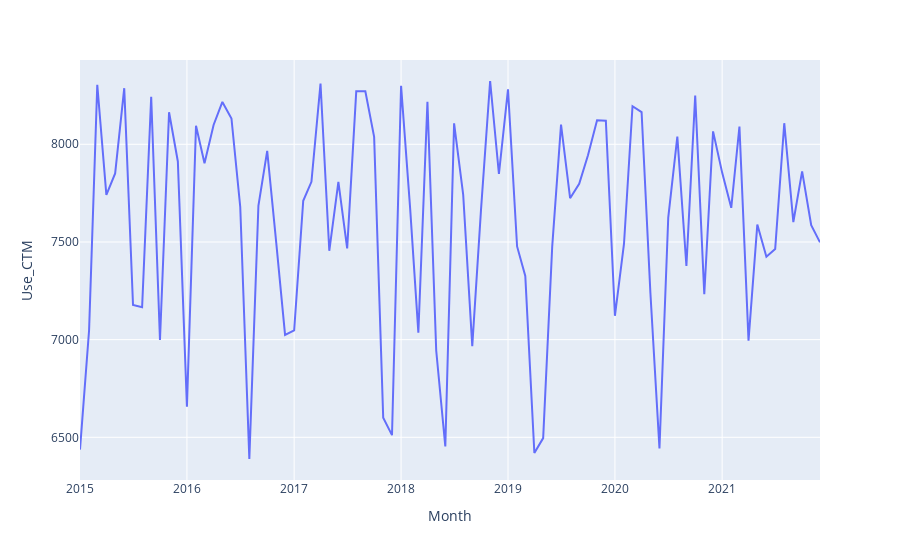

This figure's notebook cell:
### Code cell
plot = px.line(df, x=df.Month, y=df.Use_CTM)
plot.show()
